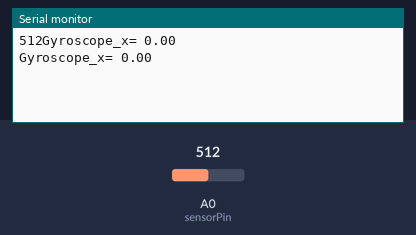
The sketch below on a simulated Arduino Uno, built with avr-gcc and run on an emulated ATmega328P. On the bench: the last lines printed to the serial monitor. Inputs (shaded band) come from the test bench; at power-on: A0 (sensorPin) = 512.

Above: at 2.2 s.
2.3 s: A0 (sensorPin) set to 716
At 3.5 s:
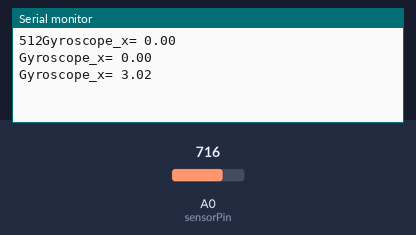
3.8 s: A0 (sensorPin) set to 900
At 4.8 s:
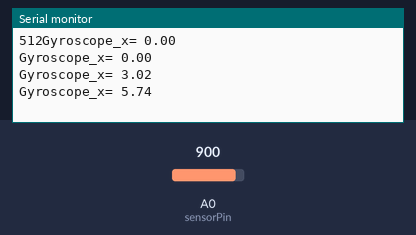
Timing chart, 0 to 6.8 s (numbered marks = the images above; inputs shaded):
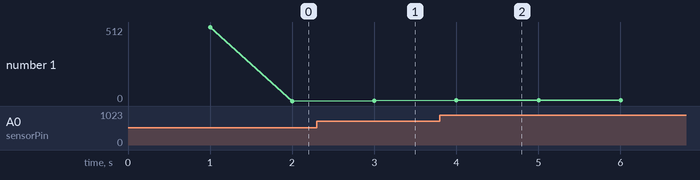

Measured:
- after the input at 2.3 s, the serial monitor: prints a new line after 0.70 s (image 1)
- after the input at 3.8 s, the serial monitor: prints a new line after 0.20 s (image 2)
- plotted number 1: 0 → 3.02 after the input at 2.3 s, 3.02 → 5.74 after the input at 3.8 s

The sketch:

gyy.ino
```cpp
int Xread;
int Xrest;
double Gx;
int sensorPin =0;


void setup() {
  // put your setup code here, to run once:
Serial.begin(57600);
digitalWrite(13,HIGH);
delay(1000);
Xrest=(analogRead(sensorPin));
Serial.print(Xrest);
digitalWrite(13,LOW);

}

void loop() {
  // put your main code here, to run repeatedly:
Xread=analogRead(sensorPin)-Xrest;
Gx=Xread/67.540;
Serial.print("Gyroscope_x= ");
Serial.println(Gx);
delay (1000);
}
```
